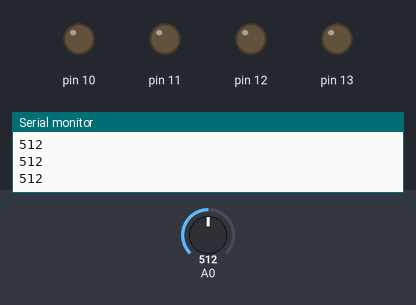
Simulated run of this sketch. Board: Arduino Uno, built with avr-gcc and run on an emulated ATmega328P. Shown: output pins drawn as LEDs (lit = HIGH), the last lines printed to the serial monitor. Inputs (shaded band) come from the test bench; at power-on: A0 = 512.

Above: at 1.2 s.
1.3 s: A0 set to 209
2.8 s: A0 set to 181
At 3.5 s:
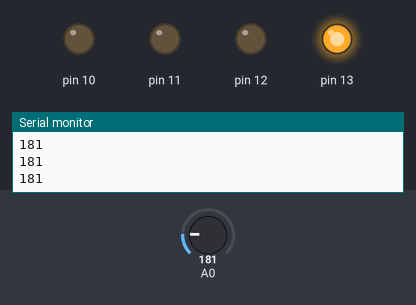
4.3 s: A0 set to 162
5.8 s: A0 set to 143
At 7.0 s:
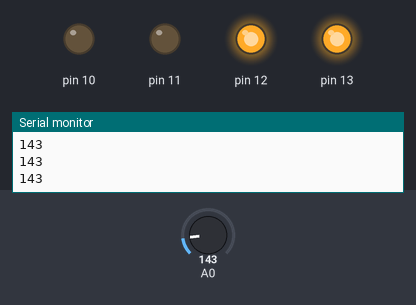
7.3 s: A0 set to 105
8.8 s: A0 set to 90
At 9.5 s:
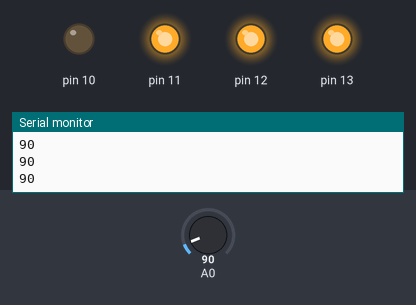
Timing chart, 0 to 11.3 s (numbered marks = the images above; inputs shaded):
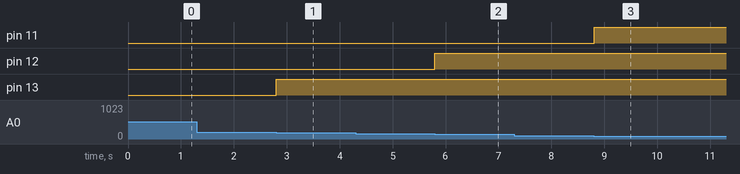

The sketch:

Sensor.ino
```cpp
// C++ code
//
int LDR = 0;

void setup()
{
  pinMode(A0, INPUT);
  Serial.begin(9600);
  pinMode(13, OUTPUT);
  pinMode(12, OUTPUT);
  pinMode(11, OUTPUT);
  pinMode(10, OUTPUT);
}

void loop()
{
  LDR = analogRead(A0);
  Serial.println(LDR);

  if (LDR < 200) {
    digitalWrite(13, HIGH);
  } else {
    digitalWrite(13, LOW);
  }

  if (LDR < 150) {
    digitalWrite(12, HIGH);
  } else {
    digitalWrite(12, LOW);
  }

  if (LDR < 100) {
    digitalWrite(11, HIGH);
  } else {
    digitalWrite(11, LOW);
  }

  if (LDR < 50) {
    digitalWrite(10, HIGH);
  } else {
    digitalWrite(10, LOW);
  }
  delay(10); // Delay a little bit to improve simulation performance
}
```

Measured:
- the behaviour switches between 200 and 199 on A0 (found by bisection; images 0 and 1)
- the behaviour switches between 150 and 149 on A0 (found by bisection; images 1 and 2)
- the behaviour switches between 100 and 99 on A0 (found by bisection; images 2 and 3)
- after the input at 2.8 s, pin 13: LOW → HIGH at once
- after the input at 5.8 s, pin 12: LOW → HIGH at once
- after the input at 8.8 s, pin 11: LOW → HIGH at once
